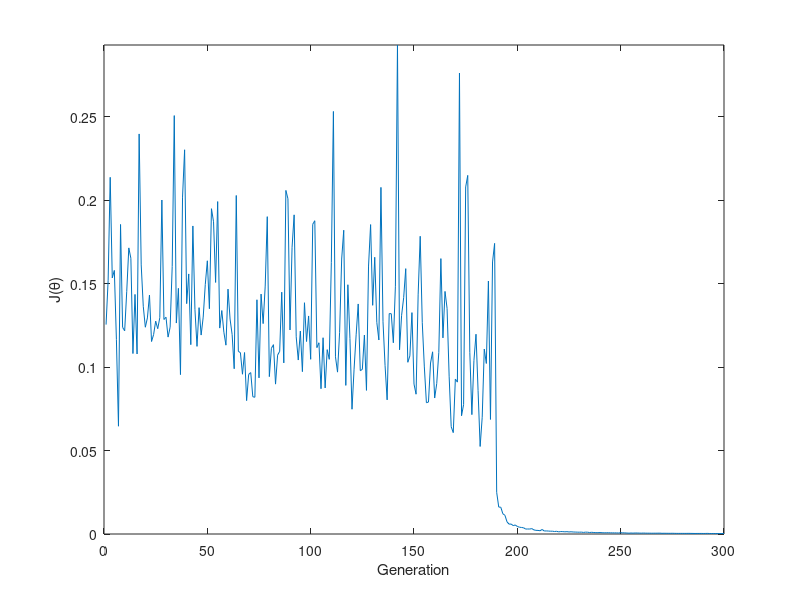

MATLAB code to generate this figure:
% An artificial neural network example using
% regular multi-layer perceptrons.

clear all;
rng(3);

% Learning XOR
% ------------

X = { [0; 0]; 
      [1; 0]; 
      [0; 1]; 
      [1; 1] };
  
Y = { 0;
      1;
      1;
      0 };

assert( numel(X) == numel(Y) );

  
% The "input layer"
% -----------------

% This layer does not exist, since the "outgoing" connection weights
% are encoded as part of the first hidden layer and the "input neurons"
% just act as identities.
  

% The (first and only) hidden layer
% ---------------------------------

N_inputs     = numel(X{1});
N_neurons    = 2;
activation   = @(a) 1./(1+exp(-a)); % logistic function
d_activation = @(a) activation(a).*(1-activation(a));
L{1}         = struct(...
                'theta',  0.05*randn(N_neurons, N_inputs), ...
                'bias',   0.05*randn(N_neurons, 1), ...
                'sigma',  activation, ...
                'dsigma', d_activation ...
                );

            
% The output layer
% ----------------

N_inputs     = size(L{1}.theta, 1); % no. inputs is no. previous outputs
N_neurons    = 1;
activation   = L{1}.sigma;          % using the same activation function
d_activation = L{1}.dsigma;
L{2}         = struct(...
                'theta',  0.05*randn(N_neurons, N_inputs), ...
                'bias',   0.05*randn(N_neurons, 1), ...
                'sigma',  activation, ...
                'dsigma', d_activation ...
                );
            
            
% Test execution of the network
% -----------------------------

disp('Untrained network:');

for i=1:numel(X)     % ... for each training sample ...
    z = X{i};        % The first layer's activation is the network input.

    for j=1:numel(L) % ... for each network layer sample ...
        weights = L{j}.theta;
        bias    = L{j}.bias;
        sigma   = L{j}.sigma;
        
        a = weights * z + bias;
        z = sigma(a);
    end
    
    disp([ '  h( ' mat2str(X{i}) ' ) = ' mat2str(z) ]);
end


% Network training
% ----------------

threshold = 0.003;          % stop iterating when J < threshold
N_epochs = 2e4;             % max. number of training rounds
M_epochs = 3e2;             % min. number of training rounds
eta      = 1.;              % the learning rate
my       = 0.1;             % momentum of the learning rate
N_layers = numel(L);
J        = zeros(1, N_epochs);

% Flat spot elimination helps Gradient Descent in very flat error
% surface areas by suggesting some (fake) gradient to move along.
fse      = 0.1;             % flat spot elimination amount

% previous delta values for momentum descent
prev_deltas_theta = cell(N_layers, 1);
prev_deltas_bias  = cell(N_layers, 1);
for j=1:N_layers
    prev_deltas_theta{j} = zeros(size(L{j}.theta));
    prev_deltas_bias{j}  = zeros(size(L{j}.bias));
end

for k=1:N_epochs            % ... for each training epoch ...
    
    % prepare space to store all the training activations
    A = cell(N_layers, 1);
    Z = cell(N_layers, 1);
    for j=1:N_layers
        A{j} = nan(1, size(L{j}.theta, 1));
        Z{j} = nan(1, size(L{j}.theta, 1));
    end
    
    % prepare the accumulated delta values
    deltas_theta = cell(N_layers, 1);
    deltas_bias  = cell(N_layers, 1);
    for j=1:N_layers
        deltas_theta{j} = zeros(size(L{j}.theta));
        deltas_bias{j}  = zeros(size(L{j}.bias));
    end
    
    % running batches of 10 (random) examples each
    range = randi(numel(X), 1, 20);
    
    for i=range             % for each selected training sample
        z = X{i};
        for j=1:N_layers
            weights = L{j}.theta;
            bias    = L{j}.bias;
            sigma   = L{j}.sigma;
            
            a = weights * z + bias;                      
            z = sigma( a );
            
            A{j} = a;       % store the activation for later
            Z{j} = z;       % store the output for later
        end

        e    = Y{i} - Z{N_layers};
        J(k) = J(k) + 0.5 * sum( e.^2 );       % cost function to minimize
        
        % prepare the delta values
        delta = cell(N_layers, 1);             % delta for the weights

        % calculate the error delta of the output layer
        % over all trainings examples (using the dot product)
        output_layer      = L{N_layers};
        gradient          = output_layer.dsigma( A{N_layers} ) + fse;
        delta{N_layers}   = e * gradient;

        % accumulate deltas over the complete batch
        layer_input = Z{N_layers-1};
        deltas_theta{N_layers} = ...
            deltas_theta{N_layers} + delta{N_layers} * layer_input';
        deltas_bias{N_layers} = ...
            deltas_bias{N_layers} + delta{N_layers} * 1;

        % calculate the error delta for all hidden layers
        for j=N_layers-1:-1:1
            current_layer = L{j};
            next_layer    = L{j+1};
            
            % the inputs in the following neurons are affected through
            % our activation function; we thus use its gradient to
            % determine the influence on the error created by each
            % connection weights to connected units.
            delta_k    = delta{j+1};
            theta_k    = next_layer.theta;
            gradient   = current_layer.dsigma( A{j} ) + fse;
            
            delta{j}   = (theta_k'  * delta_k) .* gradient;
            
            % accumulate deltas over the complete batch
            layer_input = X{i};
            if j > 1
                layer_input = Z{j-1};
            end
            deltas_theta{j} = deltas_theta{j} + delta{j} * layer_input';
            deltas_bias{j}  = deltas_bias{j}  + delta{j} * 1;
        end
        
    end % for each training sample

    % update the hidden and output layer weights
    for j=1:N_layers          
        L{j}.theta = L{j}.theta + eta * deltas_theta{j} ...
                                + my * prev_deltas_theta{j};
        L{j}.bias  = L{j}.bias  + eta * deltas_bias{j} ...
                                + my * deltas_bias{j};
    end
    
    % keeping the current values for momentum-based descent
    prev_deltas_theta = deltas_theta;
    prev_deltas_bias = deltas_bias;
    
    % adjust the cost for all samples
    J(k) = J(k) / numel(range);
    
    % assume J(theta) is still good here; early exit the process
    if (k >= M_epochs) && (J(k) <= threshold)
        J = J(1:k); % trim away unused slots
        break;
    end
end


% Test execution of the network
% -----------------------------

disp('Trained network:');

for i=1:numel(X)
    z = X{i};

    for j=1:numel(L)
        weights = L{j}.theta;
        bias    = L{j}.bias;
        sigma   = L{j}.sigma;
        
        a = weights*z + bias;
        z = sigma(a);
    end
    
    disp([ '  h( ' mat2str(X{i}) ' ) = ' mat2str(z) ]);
end

close all;
figure;
plot(J); hold on;
ylabel('J(\theta)'); xlabel('Generation');
ylim([0 max(J)]);
xlim([0 numel(J)]);
